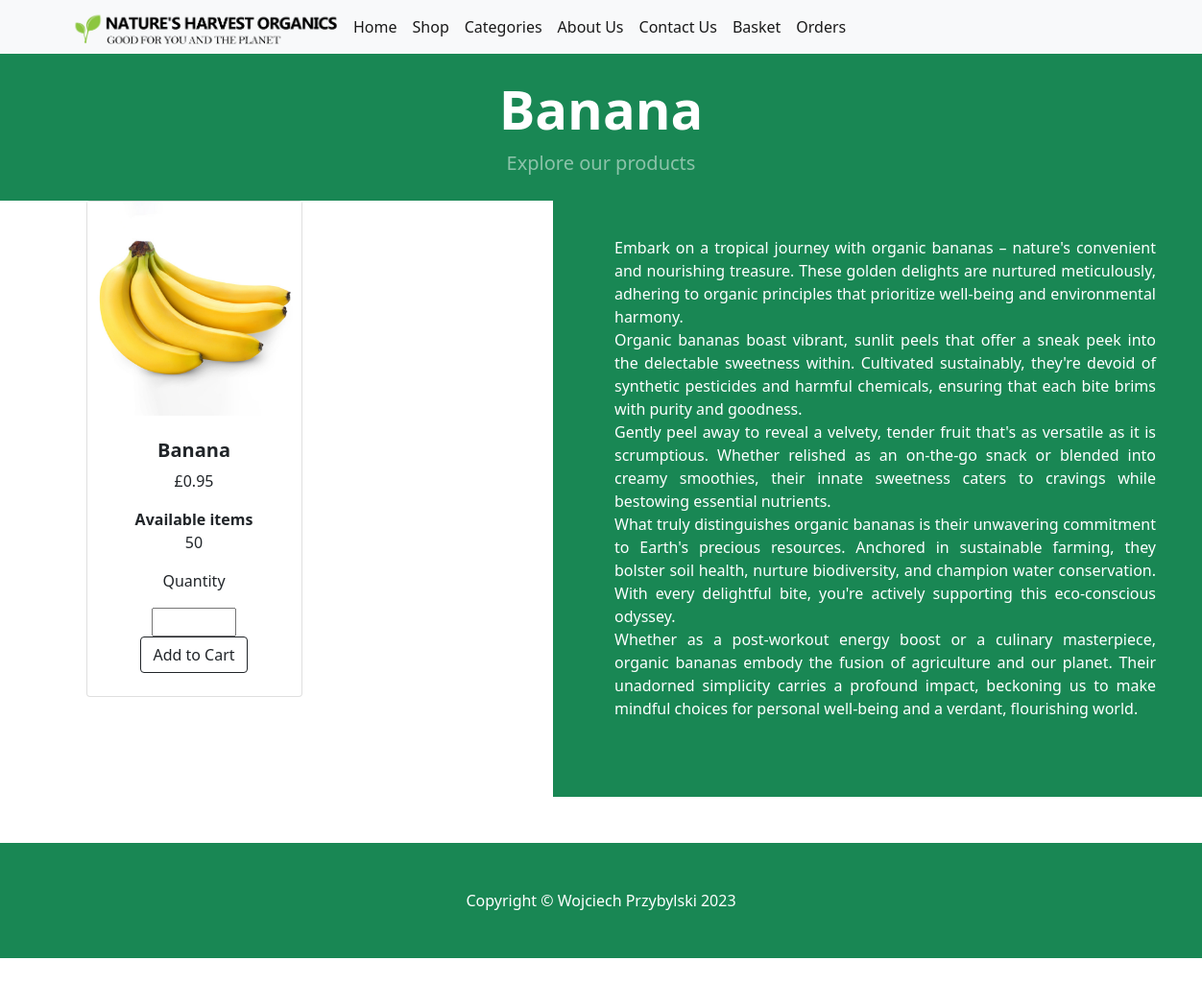
/Banana, run on the app's committed database.
### tables this page shows
CREATE TABLE items (
	id INTEGER NOT NULL, 
	name VARCHAR(30) NOT NULL, 
	stock INTEGER NOT NULL, 
	price FLOAT NOT NULL, 
	type_id VARCHAR(15) NOT NULL, 
	PRIMARY KEY (id), 
	UNIQUE (name), 
	FOREIGN KEY(type_id) REFERENCES types (id)
);

### application/__init__.py (the view)
    @app.route('/Banana')
    def banana():
        from application import models
        items = models.Items.query.all()
        baseUrl = '/static/'
        return render_template("indiv_items/banana.html", baseUrl=baseUrl, items=items)

### application/templates/indiv_items/banana.html (shortened to what this page needs)
{% extends 'base.html' %}
{% block content %}
    <header class="bg-success py-2">
        <div class="container px-4 px-lg-5 my-3">
            <div class="text-center text-white">
                <h1 class="display-4 fw-bolder">Banana</h1>
                <p class="lead fw-normal text-white-50 mb-0">Explore our products</p>
            </div>
        </div>
    </header>
    <section class="py-5">
        <div class="container px-4 px-lg-5 mt-5">
            <div class="row gx-4 gx-lg-5 row-cols-2 row-cols-md-3 row-cols-xl-4 justify-content-center">
                {% for item in items %}
                {% if item.name == 'Banana' %}
                <div class="col mb-5" style="translate: -26.5rem;">
                        <div class="card h-100">
                            <a class="pic" href="/{{item.name}}"><img src="{{ baseUrl }}assets/images/{{item.id}}.jpg"></img></a>
                            <div class="card-body p-4">
                                <div class="text-center">
                                    <h5 class="fw-bolder">{{item.name}}</h5>
                                        <p class="">£{{ "%.2f" | format(item.price) }}</p>
                                    <div>
                                        <b class="fw-bolder">Available items</b>
                                        <p class="">{{item.stock}}</p>
                                    </div>
                                    <div>
                                        <p>Quantity</p>
                                        <form action="{{ url_for('add_to_cart') }}" method="POST">
                                            <input name="quantity" type="number" min="1" max="{{item.stock}}">
                                            <button class="btn btn-outline-dark mt-auto" name="add_item" type="submit">Add to Cart</button>
                                        </form>
                                    </div>
                                </div>
                            </div/div>
                        </div>
                </div>
                {% endif %}
                {% endfor %}
            </div>
            <div class="disc">
                <p>Embark on a tropical journey with organic bananas – nature's convenient and nourishing treasure. These golden delights are nurtured meticulously, adhering to organic principles that prioritize well-being and environmental harmony.<br>
                    Organic bananas boast vibrant, sunlit peels that offer a sneak peek into the delectable sweetness within. Cultivated sustainably, they're devoid of synthetic pesticides and harmful chemicals, ensuring that each bite brims with purity and goodness.<br>
                    Gently peel away to reveal a velvety, tender fruit that's as versatile as it is scrumptious. Whether relished as an on-the-go snack or blended into creamy smoothies, their innate sweetness caters to cravings while bestowing essential nutrients.<br>
                    What truly distinguishes organic bananas is their unwavering commitment to Earth's precious resources. Anchored in sustainable farming, they bolster soil health, nurture biodiversity, and champion water conservation. With every delightful bite, you're actively supporting this eco-conscious odyssey.<br>
                    Whether as a post-workout energy boost or a culinary masterpiece, organic bananas embody the fusion of agriculture and our planet. Their unadorned simplicity carries a profound impact, beckoning us to make mindful choices for personal well-being and a verdant, flourishing world.<br>
                    </p>
        </div>
        </div>
    </section>
{% endblock %}

### data on the page
items: name "Banana", price "0.95", stock "50"
